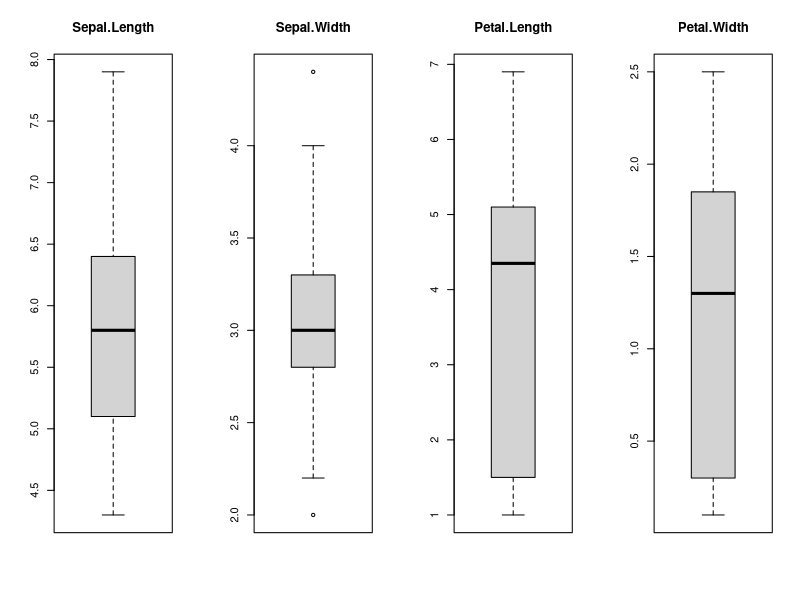
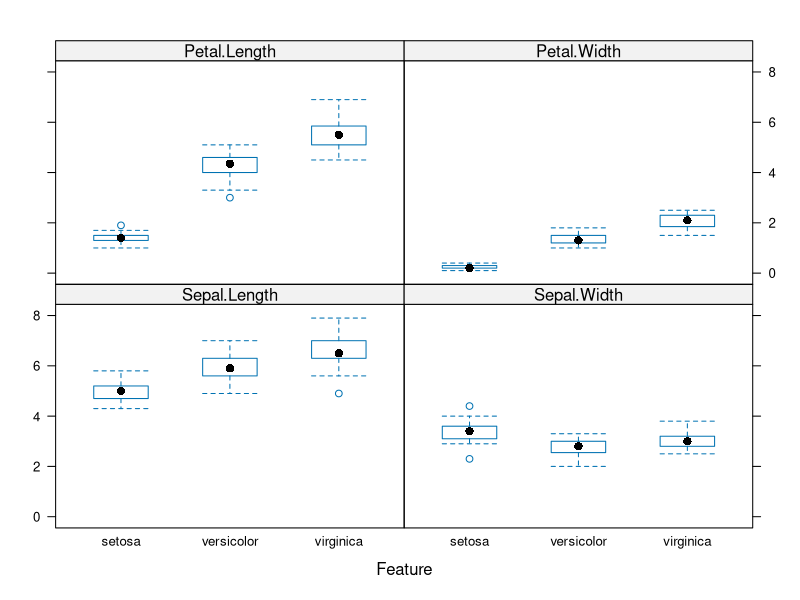
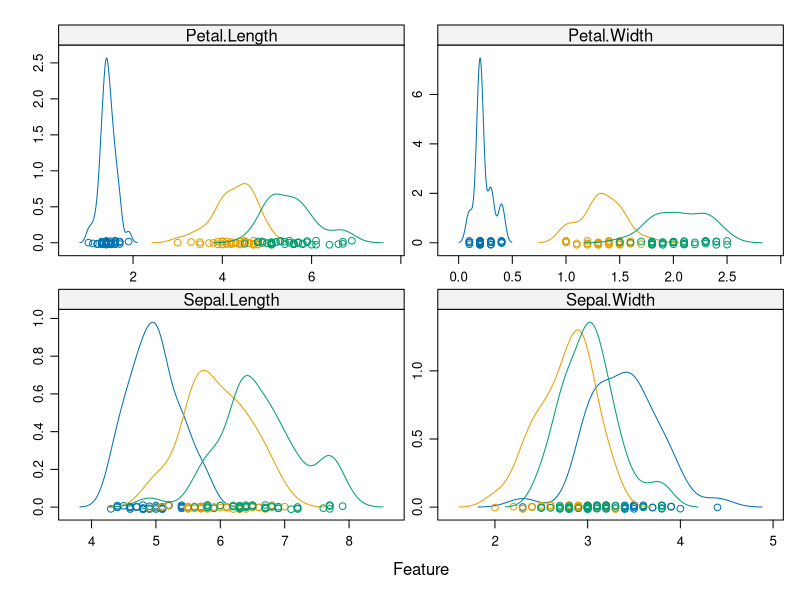

Recreate these plots in R, in order. (Note: this script raises an error after producing the figures.)
## ---- chunk 1
data("iris")
dataset <- iris
## ---- chunk 2
library("caret")
## ---- chunk 3
validation_index <- createDataPartition(dataset$Species, p = 0.8, list = F)
validation_set <- dataset[-validation_index, ]
dataset <- dataset[validation_index, ]
## ---- chunk 4
head(dataset)
summary(dataset)
## ---- chunk 5
levels(dataset$Species)
## ---- chunk 6
percen <- prop.table(table(dataset$Species)) * 100
cbind(frequency = table(dataset$Species), percentage = percen)
## ---- chunk 7
# dividing dataset into input and output
input <- dataset[, 1:4]
output <- dataset[, 5]

# visualizing each feature against output
 par(mfrow = c(1, 4))
 for(i in 1:4){
   boxplot(input[, i], main = names(dataset)[i])
 }
 
 featurePlot(input, output, plot = "box")
 
 # density plot of each feature against output
 scales <- list(x = list(relation = "free"), y = list(relation = "free"))
 featurePlot(input, output, plot = "density", scales = scales)
## ---- chunk 8
# 10-fold crossvalidation
tcontrol <- trainControl(method = "cv", number = 10)
metric <- "Accuracy"

# building different models

#LDA
set.seed(10)
fit.lda <- train(Species~., data=dataset, method="lda", metric=metric, trControl=tcontrol)

#CART
set.seed(10)
fit.cart <- train(Species~., data=dataset, method="rpart", metric=metric, trControl=tcontrol)

# kNN
set.seed(10)
fit.knn <- train(Species~., data=dataset, method="knn", metric=metric, trControl=tcontrol)

# SVM
set.seed(10)
fit.svm <- train(Species~., data=dataset, method="svmRadial", metric=metric, trControl=tcontrol)

# Random Forest
set.seed(10)
fit.rf <- train(Species~., data=dataset, method="rf", metric=metric, trControl=tcontrol)
## ---- chunk 9
result <- resamples(list(lda=fit.lda, cart=fit.cart, knn=fit.knn, svm=fit.svm, rf=fit.rf))
summary(result)

# printing out the best model
print(fit.lda)
## ---- chunk 10
prediction <- predict(fit.lda, validation_set)
confusionMatrix(prediction, validation_set$Species)
